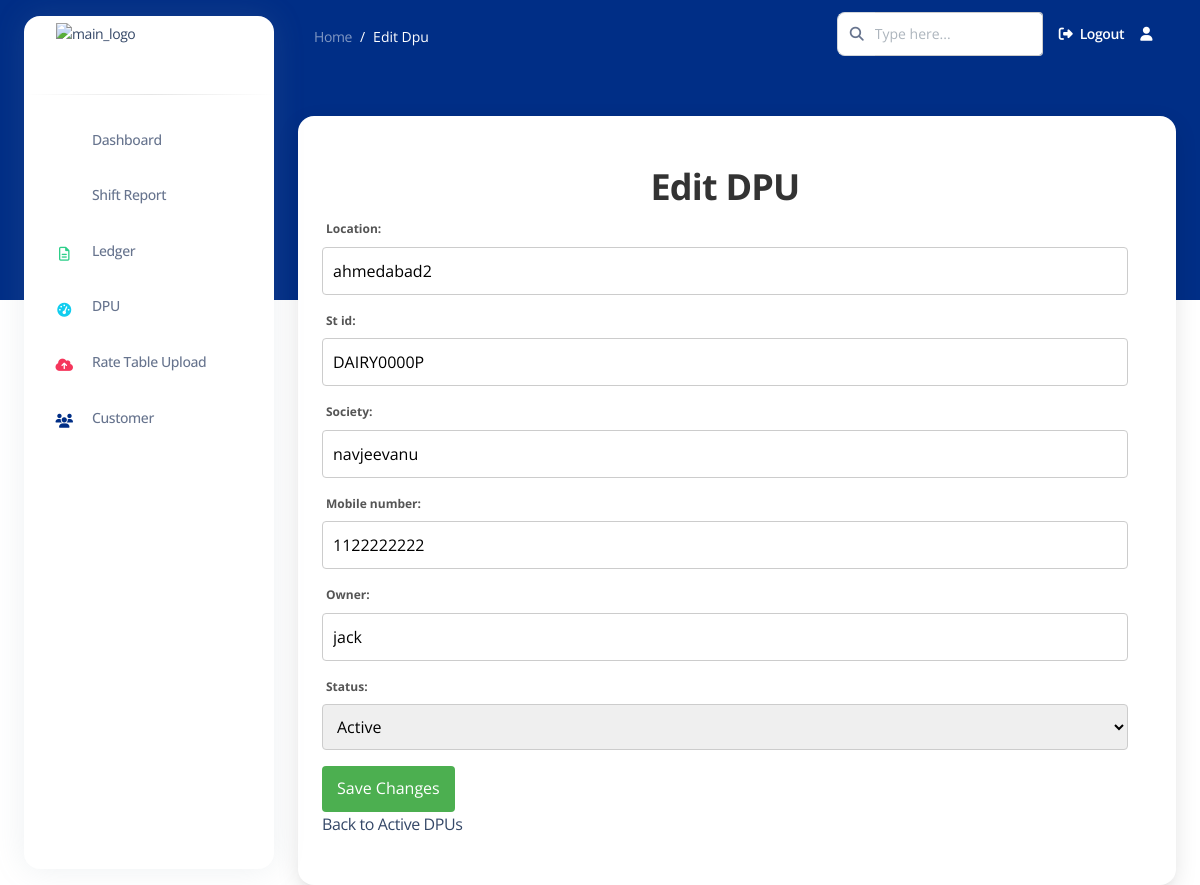
Page /edit_dpu/DAIRY0000P/ on the earlier database version.
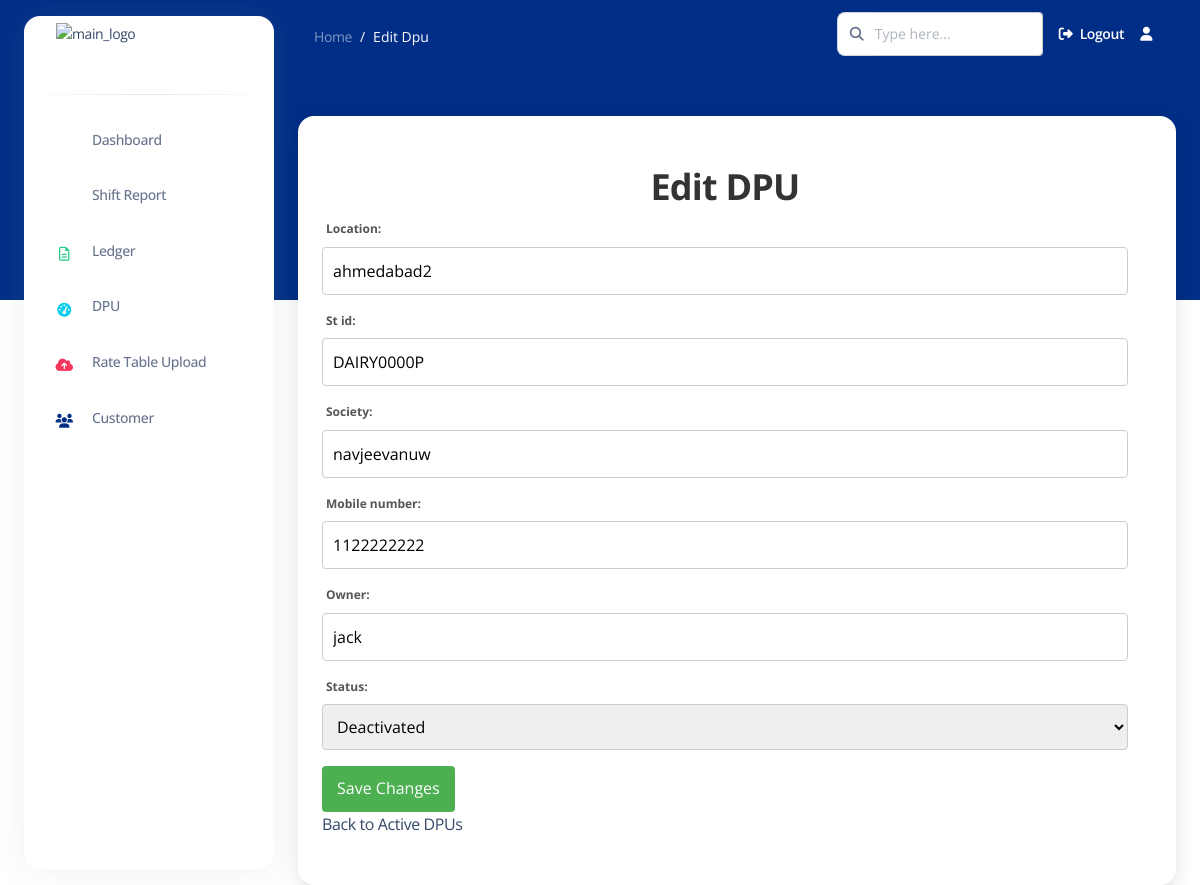
Same page on the later database version.
### apps/common/models.py (models this page shows, shortened)
class DPU(models.Model):
    user = models.ForeignKey(User, on_delete=models.CASCADE)
    location = models.CharField(max_length=255)
    st_id = models.CharField(max_length=50, unique=True, primary_key=True)  # Renamed from dpu_id to st_id
    society = models.CharField(max_length=255)
    mobile_number = models.CharField(max_length=15)
    owner = models.CharField(max_length=255)
    STATUS_CHOICES = [
        ('active', 'Active'),
        ('deactivated', 'Deactivated'),
    ]
    status = models.CharField(max_length=20, choices=STATUS_CHOICES, default='active')
    date = models.DateTimeField(auto_now_add=True)  # Automatically set on creation

### apps/common/views.py (the view)
# urls.py: path('edit_dpu/<str:st_id>/', edit_dpu, name='edit_dpu'),
def edit_dpu(request, st_id):
    dpu = get_object_or_404(DPU, st_id=st_id)
    if request.method == 'POST':
        form = DPUForm(request.POST, instance=dpu)
        if form.is_valid():
            form.save()
            if dpu.status != form.cleaned_data['status']:
                return JsonResponse({'status_changed': True})
            form.save()
            return redirect('active_dpu')
    else:
        form = DPUForm(instance=dpu)
    return render(request, 'common/edit_dpu.html', {'form': form, 'dpu': dpu})

### apps/common/forms.py
class DPUForm(forms.ModelForm):
    class Meta:
        model = DPU
        fields = ['location', 'st_id', 'society', 'mobile_number', 'owner', 'status']

### templates/common/edit_dpu.html (shortened to what this page needs)
{% extends 'base2.html' %}
{% block content %}
<nav class="navbar navbar-main navbar-expand-lg px-0 mx-4 shadow-none border-radius-xl " id="navbarBlur"
    data-scroll="false">
    <div class="container-fluid py-1 px-3">
        <nav aria-label="breadcrumb">
            <ol class="breadcrumb bg-transparent mb-0 pb-0 pt-1 px-0 me-sm-6 me-5">
                <li class="breadcrumb-item text-sm"><a class="opacity-5 text-white" href="javascript:;">Home</a>
                </li>
                <li class="breadcrumb-item text-sm text-white active" aria-current="page">Edit Dpu</li>
            </ol>
        </nav>
        <div class="collapse navbar-collapse mt-sm-0 mt-2 me-md-0 me-sm-4" id="navbar">
            <div class="ms-md-auto pe-md-3 d-flex align-items-center">
                <div class="input-group">
                    <span class="input-group-text text-body"><i class="fas fa-search" aria-hidden="true"></i></span>
                    <input type="text" class="form-control" placeholder="Type here...">
                </div>
            </div>
            <ul class="navbar-nav  justify-content-end">
                <li class="nav-item d-flex align-items-center">
                    <a href="{% url 'logout' %}" class="nav-link text-white font-weight-bold px-0">
                        <i class="fa fa-sign-out me-sm-1"></i>
                        <span class="d-sm-inline d-none">Logout</span>
                    </a>
                </li>
                <li class="nav-item dropdown pe-2 px-3 d-flex align-items-center">
                    <a href="javascript:;" class="nav-link text-white p-0" id="dropdownMenuButton"
                        data-bs-toggle="dropdown" aria-expanded="false">
                        <i class="fa fa-user cursor-pointer"></i>
                    </a>
                </li>
            </ul>
        </div>
    </div>
</nav>
<div class="container-fluid mt-5">
    <div class="card o-hidden border-0 shadow-lg mt-5">
        <div class="row container">
            <div class="col-lg-12 my-5 ">
                <h2>Edit DPU</h2>
                <form method="post" action="" id="editDpuForm" onsubmit="return confirmDeactivation()">
                    {{ form.as_p }}
                    <button type="submit">Save Changes</button>
                </form>
                <a href="{% url 'active_dpu' %}">Back to Active DPUs</a>
            </div>
        </div>
    </div>
</div>
{% endblock %}

Differences in the rows shown:
changed DPU "ahmedabad2": society "navjeevanu" → "navjeevanuw"; status "Active" → "Deactivated"
